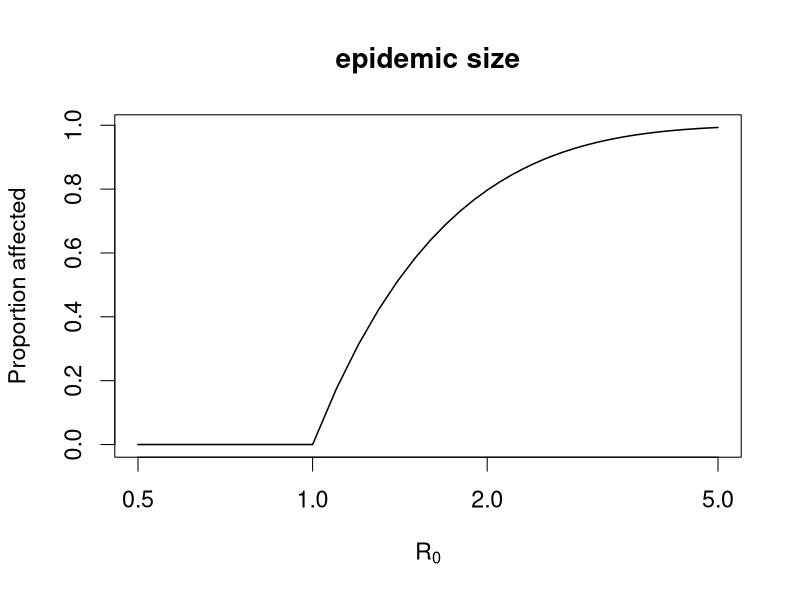
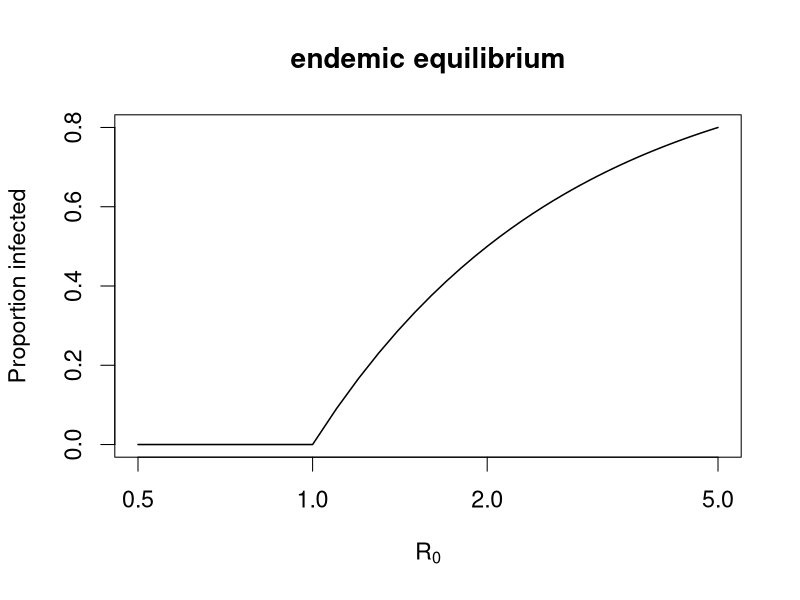

The R source for these figures, in order:
par(cex=1.4)

balance <- function(Re, z){
	return(Re*z+log(1-z))
}

final_size <- function(Re){
	sapply(Re, function(curr){
		if(curr<=1) return(0)
		bot <- 1-1/curr
		top <- 1-exp(-curr)
		u <- uniroot(balance, c(bot, top), Re=curr)
		return(u$root)
	})
}

R0 <- seq(0.5, 5, by=0.1)
z <- final_size(R0)
ybar <- ifelse(R0<=1, 0, 1-1/R0)
print(z)
plot(
	R0, z
	, type="l", log="x", lwd = 1.5
	, xlab=expression(R[0])
	, ylab="Proportion affected"
	, main = 'epidemic size'
)

plot(
	R0, ybar
	, type="l", log="x", lwd = 1.5
	, xlab=expression(R[0])
	, ylab="Proportion infected"
	, main = 'endemic equilibrium'
)

